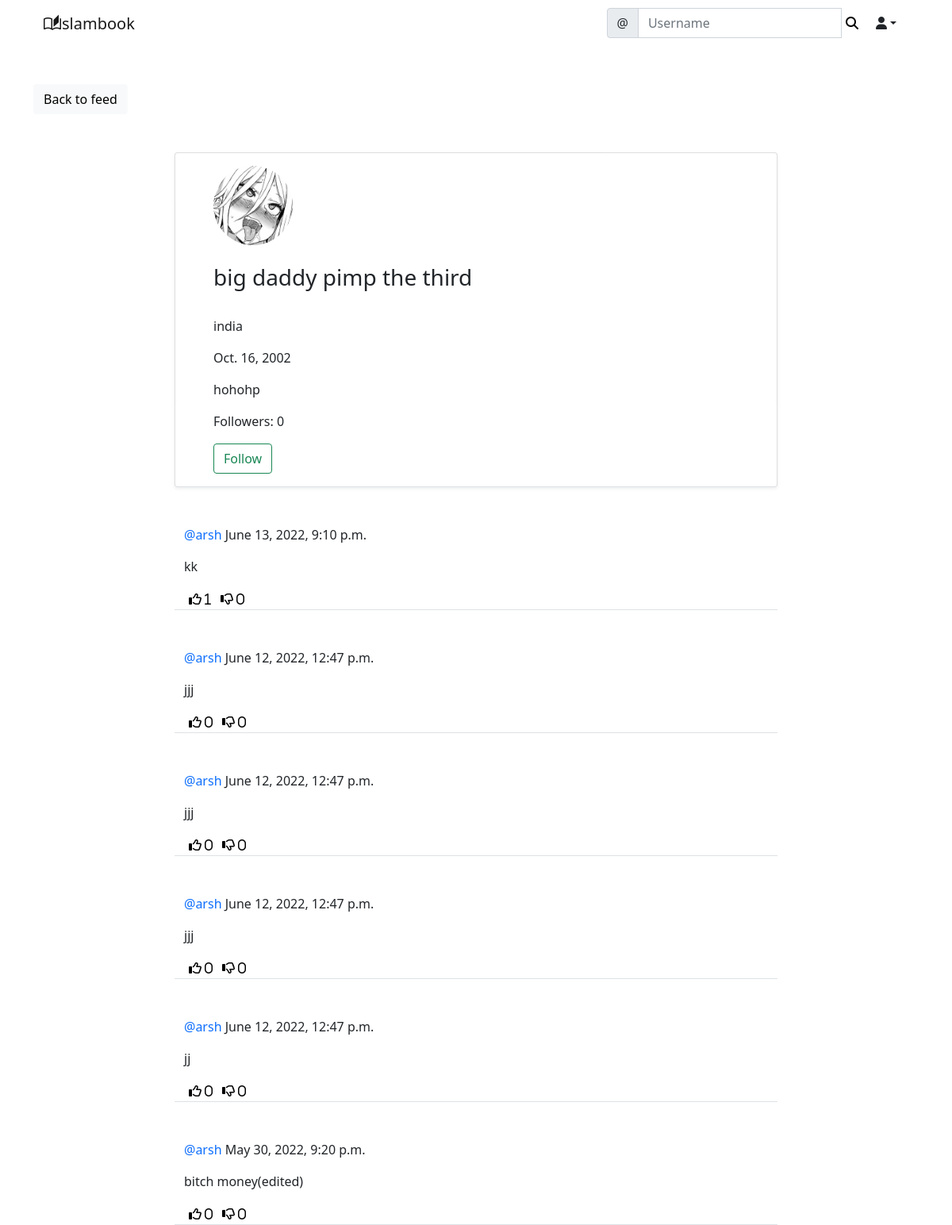
The app's page /social/profile/4/ with its own data.
### social/models.py (models this page shows)
class UserProfile(models.Model):
    user = models.OneToOneField(User,primary_key=True,verbose_name='user',related_name='profile', on_delete=models.CASCADE)
    name = models.CharField(max_length=30,blank=True,null=True)
    bio = models.TextField(max_length=500 ,blank = True,null=True)
    birth_date = models.DateField(null=True,blank=True)
    location = models.CharField(max_length=100, blank=True,null=True)
    picture = models.ImageField(upload_to = 'uploads/profile_pictures',default='uploads/profile_pictures/default.jpg', blank=True)
    followers= models.ManyToManyField(User, blank=True, related_name='followers' )

class Post(models.Model):
    body = models.TextField()
    created_on = models.DateTimeField(default=timezone.now)
    author = models.ForeignKey(User, on_delete=models.CASCADE)
    likes = models.ManyToManyField(User,blank=True,related_name='likes')
    dislikes = models.ManyToManyField(User,blank=True,related_name='dislikes')

### social/views.py (the view)
# urls.py: path('profile/<int:pk>/', ProfileView.as_view(), name='profile'),
class ProfileView(View):
    def get(self, request, pk, *args, **kwargs):
        profile = UserProfile.objects.get(pk=pk)
        user = profile.user
        posts = Post.objects.filter(author=user).order_by('-created_on')
        followers = profile.followers.all()
        if len(followers) == 0:
            is_following = False
        for follower in followers:
            if follower == request.user:
                is_following = True
                break
            else:
                is_following = False
        number_of_followers = len(followers)
        context = {
            'user': user,
            'profile': profile,
            'posts': posts,
            'number_of_followers': number_of_followers,
            'is_following': is_following,
        }
        return render(request, 'social/profile.html', context)

### social/templates/social/profile.html (shortened to what this page needs)
{%extends 'landing/base.html'%}
{% block content %}
<div class="container">
    <div class="row  mt-5">
        <div class = "col-md-3 col-sm-6 ">
            <a href="{% url 'post-list' %}" class ="btn btn-light">Back to feed</a>
        </div>
    </div>
    <div class="row justify-content-center mt-5">
        <div class = "card shadow-sm col-md-8 px-5 pt-3 col-sm-12 border-bottom">
            <img src="{{profile.picture.url}}" class="rounded-circle" width="100" height="100"/>
            {% if profile.name %}
            <h3 class="py-4">{{profile.name}}
                {% endif %}
            </h3>
            {% if profile.location %}
            <p>{{profile.location}}</p>
            {% endif %}
            {% if profile.birth_date %}
            <p>{{profile.birth_date}}</p>
            {% endif %}
            {% if profile.bio %}
            <p>{{profile.bio}}</p>
            {% endif %}
            <div class="mb-3">
                <p>Followers: {{number_of_followers}}</p>
                {% if user == request.user %}
                {% else %}
                {% if is_following %}
                <form method="POST" action="{% url 'remove-follower' profile.pk %}">
                    {% csrf_token %}
                    <button class="btn btn-outline-danger" type="submit">Unfollow</button>
                </form>
                {% else %}
                <form method="POST" action="{% url 'add-follower' profile.pk %}">
                    <button class="btn btn-outline-success" type="submit">Follow</button>
                </form>
                {% endif %}
                {% endif %}
            </div>
        </div>
    </div>
    {%for post in posts%}
    <div class="row justify-content-center mt-5">
        <div class = "col-md-8 col-sm-12 border-bottom ">
            <p><a style="text-decoration: none" class="text-primary" href="{% url 'profile' post.author.profile.pk %}">@{{post.author}}</a> {{ post.created_on}}</p>
            <div class="position-relative"
            <p>{{post.body}}</p>
        </div>
        <div class="d-flex flex-row">
            <form method="POST" action="{% url 'like' post.pk %}">
                <button style="background-color: transparent; border: none; box-shadow: none;" type="submit">
                    <i class="far fa-thumbs-up"> <span>{{ post.likes.all.count }}</span></i>
                </button>
            </form>
            <form method="POST" action="{% url 'dislike' post.pk %}">
                <button style="background-color: transparent; border: none; box-shadow: none;" type="submit">
                    <i class="far fa-thumbs-down"> <span>{{ post.dislikes.all.count }}</span></i>
                </button>
            </form>
    </div>
        </div>
    </div>
    {% endfor %}
</div>
{% endblock content %}

### records on screen
UserProfile: picture (placeholder picture), name "big daddy pimp the third", location "india", birth_date "Oct. 16, 2002", bio "hohohp"
Post: author "arsh", created_on "June 13, 2022, 9:10 p.m.", body "kk", likes.all.count "1", dislikes.all.count "0"
Post: author "arsh", created_on "June 12, 2022, 12:47 p.m.", body "jjj", likes.all.count "0", dislikes.all.count "0"
Post: author "arsh", created_on "June 12, 2022, 12:47 p.m.", body "jjj", likes.all.count "0", dislikes.all.count "0"
Post: author "arsh", created_on "June 12, 2022, 12:47 p.m.", body "jjj", likes.all.count "0", dislikes.all.count "0"
Post: author "arsh", created_on "June 12, 2022, 12:47 p.m.", body "jj", likes.all.count "0", dislikes.all.count "0"
Post: author "arsh", created_on "May 30, 2022, 9:20 p.m.", body "bitch money(edited)", likes.all.count "0", dislikes.all.count "0"

### other values on screen
{{ number_of_followers }} "0"
